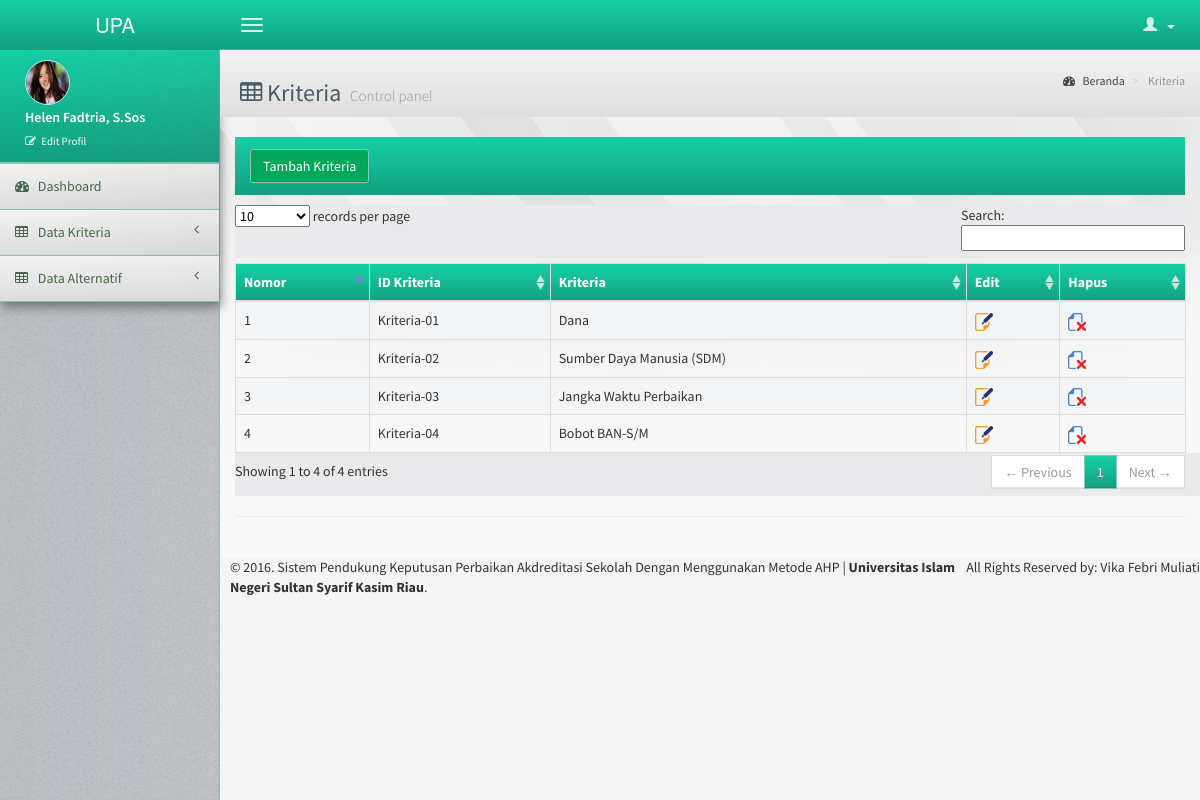
The app's page /index2.php?modul=kriteria&aksi=tampil (signed in) with its own data.
### tables this page shows
CREATE TABLE IF NOT EXISTS `kriteria` (
  `id_kriteria` varchar(11) NOT NULL,
  `kriteria` varchar(50) NOT NULL,
  `costbenefit` varchar(50) NOT NULL,
  PRIMARY KEY (`id_kriteria`)
);

### modul/kriteria/kriteria.php (the view, shortened to what this page needs)
<?php
$modul=isset($_GET['aksi']) ?$_GET['aksi'] : '';
switch ($modul) {
	case "tampil":
	$sql_tampil = "Select * from kriteria order by id_kriteria";
	$run_sql = mysql_query($sql_tampil);
	echo '
		<h4 class="widgettitle">
			<a class="btn btn-success" href="index2.php?modul='.$_GET['modul'].'&aksi=tambah">Tambah '.ucwords(str_replace("_"," ", $_GET['modul'])).'</a>
		</h4>
		<div class="clear"></div>
			<table id="example1" class="table table-bordered table-striped">
				<thead>
					<tr>
						<th>Nomor</th>
						<th>ID Kriteria</th>
						<th>Kriteria</th>
						<th>Edit</th>
						<th>Hapus</th>
					</tr>
				</thead>
				<tbody>';
				$no=1;
					while ($data=mysql_fetch_array($run_sql)) {
					echo '
					<tr>
						<td>'.$no.'</td>
						<td>'.$data['id_kriteria'].'</td>
						<td>'.$data['kriteria'].'</td>
						<td><a class="logdrop1" role="menuitem" tabindex="-1" href="index2.php?modul='.$_GET['modul'].'&aksi=edit&id_kriteria='.$data['id_kriteria'].'"><img src="images/edit.png"></a></td>
						<td><a class="logdrop1" role="menuitem" tabindex="-1" href="modul/'.$_GET['modul'].'/aksi_'.$_GET['modul'].'.php?modul='.$_GET['modul'].'&aksi=hapus&id_kriteria='.$data['id_kriteria'].'""><img src="images/hapus.png"></a></td>
					</tr>';
					$no++;
					}
				echo'
				</tbody>
			</table>
			';
	break;
}
?>

### index2.php (shortened to what this page needs)
<!DOCTYPE html>
<html>
    <head>
        <link href="css/bootstrap.min.css" rel="stylesheet" type="text/css" />
        <link href="css/font-awesome.min.css" rel="stylesheet" type="text/css" />
        <link href="css/ionicons.min.css" rel="stylesheet" type="text/css" />
        <link href="js/plugins/morris/prettify.min.css" rel="stylesheet" type="text/css" />
        <link href="js/plugins/morris/morris.css" rel="stylesheet" type="text/css" />
        <link href="css/jvectormap/jquery-jvectormap-1.2.2.css" rel="stylesheet" type="text/css" />
        <link href="css/fullcalendar/fullcalendar.css" rel="stylesheet" type="text/css" />
        <link href="css/daterangepicker/daterangepicker-bs3.css" rel="stylesheet" type="text/css" />
        <link href="css/bootstrap-wysihtml5/bootstrap3-wysihtml5.min.css" rel="stylesheet" type="text/css" />
        <link href="css/AdminLTE.css" rel="stylesheet" type="text/css" />
        <link href="css/datatables/dataTables.bootstrap.css" rel="stylesheet" type="text/css" />
    </head>
    <body class="skin-blue">
        <header class="header">
			<?php include"dest/header.php";?>
        </header>
        <div class="wrapper row-offcanvas row-offcanvas-left">
			<aside class="left-side sidebar-offcanvas bg-sidebar">
				<?php include"dest/side-menu.php";?>
            </aside>
            <aside class="right-side">
				<section class="content-header bg-menu text-menu">
					<h1>
						<i class="fa fa-table"></i> <span class="capitalize"><?php if ($_GET['modul'] == 'default') {$_GET['modul'] = 'Dashboard';} if(isset($_GET['modul'])){echo ucwords(str_replace("_"," ", $_GET['modul']));} ?></span>
						<small>Control panel</small>
					</h1>
                    <ol class="breadcrumb">
                        <li><a href="index2.php?modul=default&aksi=beranda"><i class="fa fa-dashboard"></i> Beranda</a></li>
                        <li class="active"> <span class="capitalize"><?php if(isset($_GET['modul'])){echo ucwords(str_replace("_"," ", $_GET['modul']));}?></span></li>
                    </ol>
                </section>
				<section class="content bg-content">
                    <div class="row">
                        <div class="col-xs-12 connectedSortable">
                    <?php
					$modul=isset($_GET['modul']) ?$_GET['modul'] : '';
					switch($modul){
						case"kriteria";
							include"modul/kriteria/kriteria.php";
						break;
					}
				?>
                        </div>
                    </div>
					<hr>
                </section>
            </aside>
				<footer class="main-footer">
					<div class="pull-right hidden-xs">All Rights Reserved by: Vika Febri Muliati</div>
					© 2016. Sistem Pendukung Keputusan Perbaikan Akdreditasi Sekolah Dengan Menggunakan Metode AHP  | <strong>Universitas Islam Negeri Sultan Syarif Kasim Riau</strong>.
				</footer>
        </div>
    </body>
</html>

### dest/header.php (shortened to what this page needs)
          <a href="index2.php?modul=default&aksi=beranda" class="logo bg-header">
	<class="icon" width="100" height="60"><span class="logo-lg"><?php echo''.$_SESSION['status_login'].''; ?></span>
         </a>
<nav class="navbar navbar-static-top bg-header" role="navigation">
             <a href="#" class="navbar-btn sidebar-toggle" data-toggle="offcanvas" role="button">
                 <span class="icon-bar"></span>
                 <span class="icon-bar"></span>
                 <span class="icon-bar"></span>
             </a>
             <div class="navbar-right">
                 <ul class="nav navbar-nav">
                     <li class="dropdown user user-menu">
                         <a href="#" class="dropdown-toggle" data-toggle="dropdown">
                             <i class="glyphicon glyphicon-user"></i>
                             <span>  <?php echo $_SESSION['user_id'] ;?> <i class="caret"></i></span>
                         </a>
                     </li>
                 </ul>
             </div>
         </nav>

### dest/side-menu.php (shortened to what this page needs)
<section class="sidebar">
	<div class="user-panel bg-header">
                    <div class="pull-left image">
			<img src="<?php if ($_SESSION['status_login'] == 'Administrator') {echo''.$_SESSION['photo'].'';}else{echo''.$_SESSION['photo'].'';}?>" class="img-circle" alt="User Image" />
                    </div>
		<div class="pull-left info">
			<p><?php if ($_SESSION['status_login'] == 'Administrator') {echo 'Admin-Super';}else{echo''.$_SESSION['nama'].'';}?></p>
			<a href="index2.php?modul=edit_profil&aksi=edit_profil"><i class="fa fa-edit"></i> Edit Profil</a>
                    </div>
                </div>
	<ul class="sidebar-menu">
		<?php
			if ($_SESSION['status_login']=='UPA'){
		?>
			<li class="bg-menu">
				<a href="index2.php?modul=default&aksi=beranda"><i class="fa fa-dashboard"></i> <span>Dashboard</span></a>
			</li>
			<li class="treeview bg-menu">
					<a href="#">
						<i class="fa fa-table"></i> <span>Data Kriteria</span>
						<i class="fa fa-angle-left pull-right"></i>
					</a>
			</li>
			<li class="treeview bg-menu">
						<a href="#">
							<i class="fa fa-table"></i> <span>Data Alternatif</span>
							<i class="fa fa-angle-left pull-right"></i>
						</a>
			</li>
		<?php
			}
		?>
                </ul>
            </section>

### records on screen
kriteria: id_kriteria "Kriteria-01", kriteria "Dana"
kriteria: id_kriteria "Kriteria-02", kriteria "Sumber Daya Manusia (SDM)"
kriteria: id_kriteria "Kriteria-03", kriteria "Jangka Waktu Perbaikan"
kriteria: id_kriteria "Kriteria-04", kriteria "Bobot BAN-S/M"

### other values on screen
$_SESSION['status_login'] "UPA"
$_SESSION['nama'] "Helen Fadtria, S.Sos"
str_replace("_"," ", $_GET['modul']) "Kriteria"
